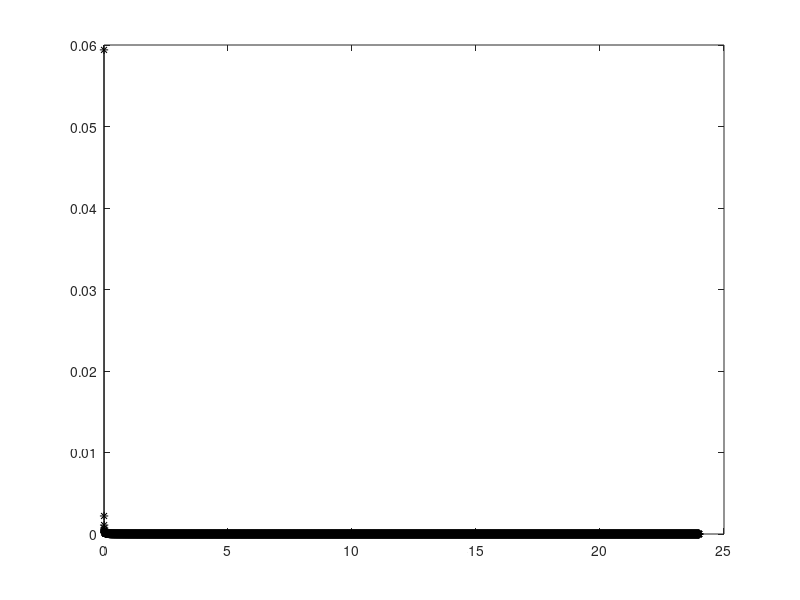

MATLAB code for this plot:
A=load('greens.txt') ;


x = A(:,1);
y = A(:,2);

xq = 0.6623

plot(A(:,1),A(:,2),'k-*')

Gi = interp1(x,y,xq,'linear')




